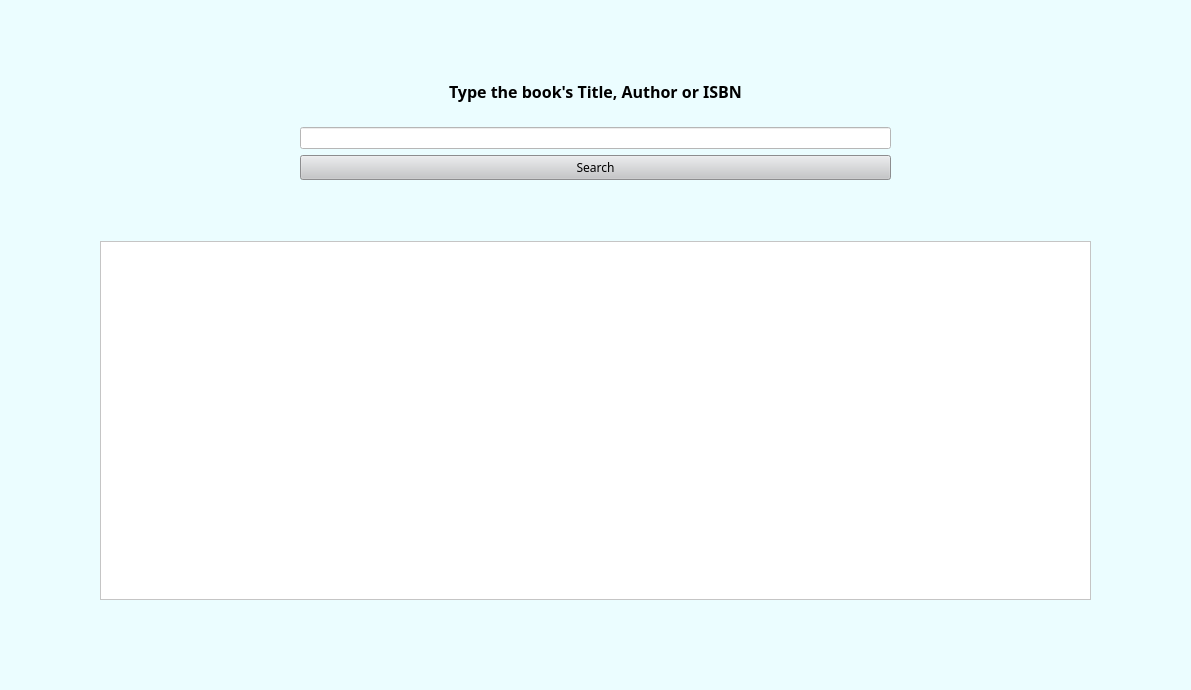
<?xml version="1.0" encoding="UTF-8"?>
<ui version="4.0">
 <class>SearchBook</class>
 <widget class="QWidget" name="SearchBook">
  <property name="geometry">
   <rect>
    <x>0</x>
    <y>0</y>
    <width>1191</width>
    <height>690</height>
   </rect>
  </property>
  <property name="minimumSize">
   <size>
    <width>503</width>
    <height>0</height>
   </size>
  </property>
  <property name="cursor">
   <cursorShape>ArrowCursor</cursorShape>
  </property>
  <property name="windowTitle">
   <string>What would you like to read today? :)</string>
  </property>
  <property name="styleSheet">
   <string notr="true">background-color: rgb(235, 253, 255);
border-color: rgb(1, 6, 79);</string>
  </property>
  <widget class="QWidget" name="horizontalLayoutWidget">
   <property name="geometry">
    <rect>
     <x>0</x>
     <y>50</y>
     <width>1191</width>
     <height>141</height>
    </rect>
   </property>
   <layout class="QHBoxLayout" name="horizontalLayout_2">
    <property name="leftMargin">
     <number>300</number>
    </property>
    <property name="rightMargin">
     <number>300</number>
    </property>
    <item>
     <layout class="QVBoxLayout" name="verticalLayout">
      <item>
       <widget class="QLabel" name="label">
        <property name="font">
         <font>
          <family>Bahnschrift SemiBold</family>
          <pointsize>12</pointsize>
          <weight>75</weight>
          <bold>true</bold>
         </font>
        </property>
        <property name="text">
         <string>Type the book's Title, Author or ISBN</string>
        </property>
        <property name="alignment">
         <set>Qt::AlignCenter</set>
        </property>
       </widget>
      </item>
      <item>
       <widget class="QLineEdit" name="searchInput">
        <property name="styleSheet">
         <string notr="true">background-color: rgb(255, 255, 255);</string>
        </property>
       </widget>
      </item>
      <item>
       <widget class="QPushButton" name="searchBtn">
        <property name="font">
         <font>
          <family>Bahnschrift SemiBold</family>
         </font>
        </property>
        <property name="styleSheet">
         <string notr="true">background-color: rgb(197, 198, 200);</string>
        </property>
        <property name="text">
         <string>Search</string>
        </property>
       </widget>
      </item>
      <item>
       <layout class="QHBoxLayout" name="horizontalLayout"/>
      </item>
     </layout>
    </item>
   </layout>
  </widget>
  <widget class="QWidget" name="gridLayoutWidget">
   <property name="geometry">
    <rect>
     <x>0</x>
     <y>230</y>
     <width>1191</width>
     <height>381</height>
    </rect>
   </property>
   <layout class="QGridLayout" name="gridLayout">
    <property name="leftMargin">
     <number>100</number>
    </property>
    <property name="rightMargin">
     <number>100</number>
    </property>
    <item row="1" column="0">
     <widget class="QListWidget" name="listWidget">
      <property name="styleSheet">
       <string notr="true">background-color: rgb(255, 255, 255);</string>
      </property>
      <property name="sortingEnabled">
       <bool>false</bool>
      </property>
     </widget>
    </item>
    <item row="0" column="0">
     <layout class="QVBoxLayout" name="verticalLayout_2"/>
    </item>
   </layout>
  </widget>
 </widget>
 <layoutdefault spacing="6" margin="11"/>
 <resources/>
 <connections/>
</ui>
